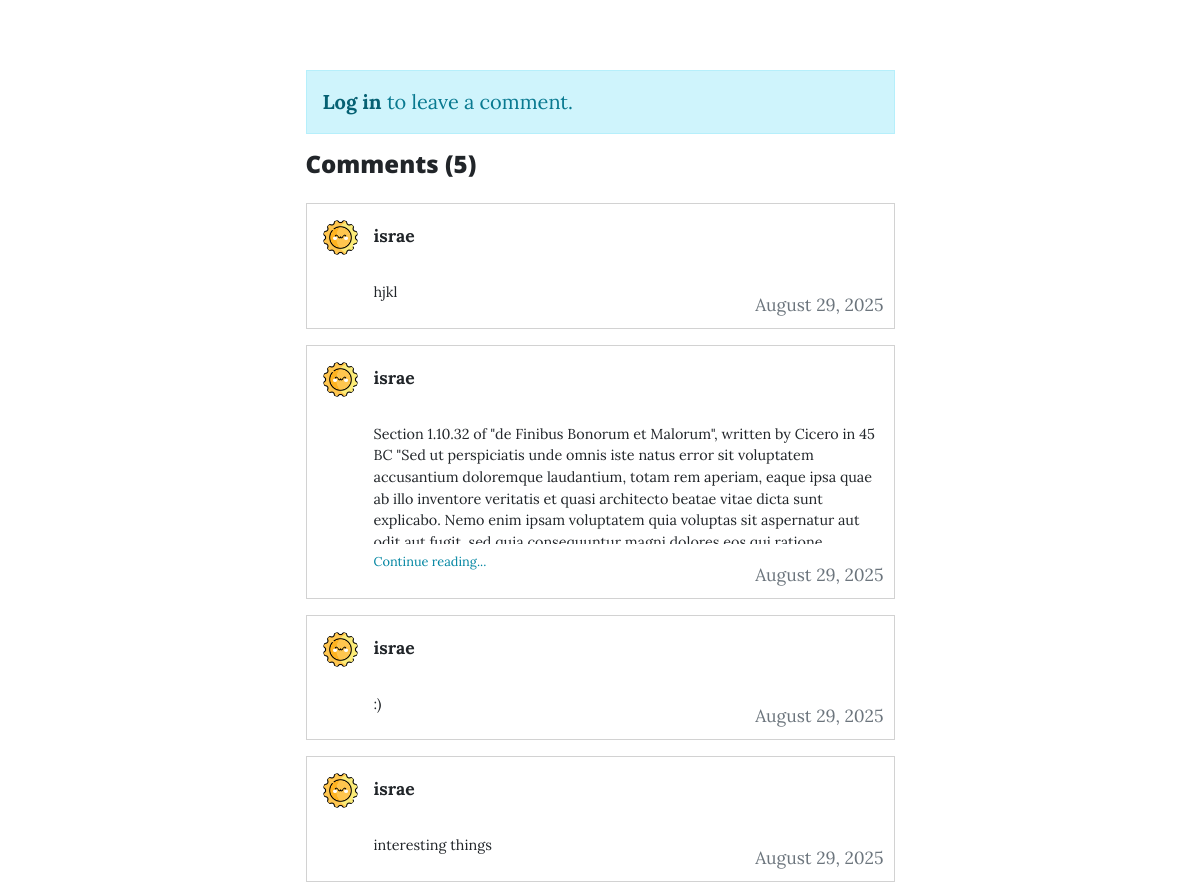
The page /post/2 (middle part) on the database as committed earlier.
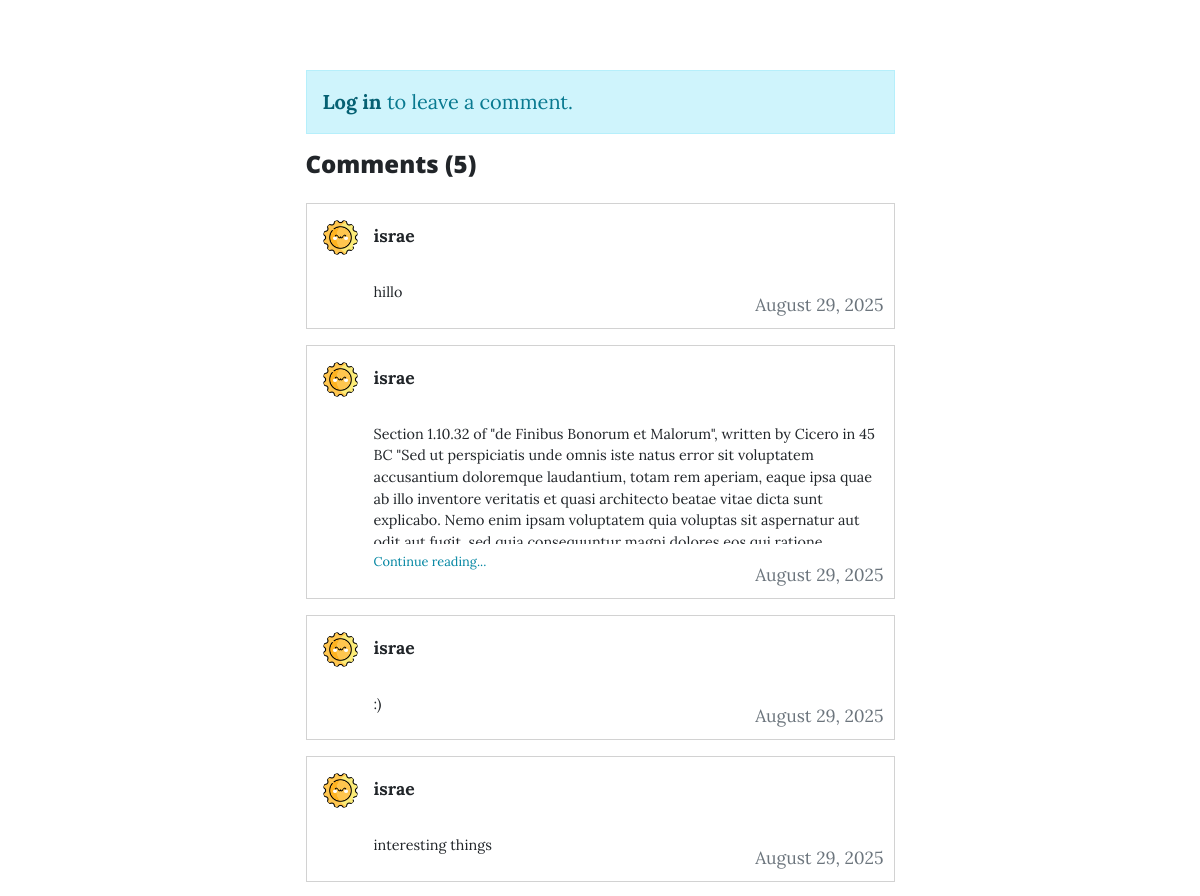
The same page on the database as committed later.
### server.py (models this page shows, shortened)
class Comment(db.Model):
    id: Mapped[int] = mapped_column(Integer, primary_key=True)
    content: Mapped[str] = mapped_column(String, nullable=False)
    date: Mapped[str] = mapped_column(String(100), nullable=False)
    author_id: Mapped[int] = mapped_column(ForeignKey("user.id"), nullable=False)
    post_id: Mapped[int] = mapped_column(ForeignKey("blog_post.id"), nullable=False)
    author: Mapped['User'] = relationship(back_populates='comments')
    post: Mapped['BlogPost'] = relationship(back_populates='comments')

class User(UserMixin, db.Model):
    id: Mapped[int] = mapped_column(Integer, primary_key=True)
    email: Mapped[str] = mapped_column(String(100), unique=True)
    password: Mapped[str] = mapped_column(String(100))
    name: Mapped[str] = mapped_column(String(1000))
    role: Mapped[str] = mapped_column(String(20), default='regular', nullable=False)
    date_joined: Mapped[str] = mapped_column(String(100), default=None, nullable=True)
    profile_picture: Mapped[str] = mapped_column(String(100), default='default_profile.jpg', nullable=True)
    posts: Mapped[list['BlogPost']] = relationship(back_populates='author')
    comments: Mapped[list['Comment']] = relationship(back_populates='author')

### server.py (the view, shortened to what this page needs)
@app.route('/post/<int:id>', methods=['GET', 'POST'])
def post(id):
    blog_post = BlogPost.query.get_or_404(id)
    comment_form = CommentForm()
    comments = Comment.query.filter_by(post_id=id).order_by(Comment.id.desc()).all()
    return render_template('post.html',
                         page_title=blog_post.title,
                         page_subtitle=blog_post.subtitle,
                         page_meta=f"Posted by {blog_post.author.name if blog_post.author else 'Unknown'}",
                         page_body=blog_post.body,
                         page_background_type="black",
                         page_background_image=None,
                         year=get_current_year(),
                         blog=blog_post,
                         comments=comments,
                         comment_form=comment_form)

### server.py (called while the page is built)
def get_current_year():
    return date.today().year

@app.context_processor
def inject_current_year():
    return {'get_current_year': get_current_year}

### templates/post.html (shortened to what this page needs)
{% extends "base.html" %}
{% block content %}
<section class="py-5">
    <div class="container px-4 px-lg-5">
        <div class="row gx-4 gx-lg-5 justify-content-center">
            <div class="col-md-10 col-lg-8 col-xl-7">
                {% if current_user.is_authenticated %}
                <div class="card mb-4">
                    <div class="card-header">
                        <h5 class="mb-0">Leave a Comment</h5>
                    </div>
                    <div class="card-body">
                        <form method="POST">
                            {{ comment_form.hidden_tag() }}
                            <div class="mb-3">
                                {{ comment_form.content.label(class="form-label") }}
                                {{ comment_form.content(class="form-control") }}
                                {% for error in comment_form.content.errors %}
                                    <div class="text-danger">{{ error }}</div>
                                {% endfor %}
                            </div>
                            {{ comment_form.submit(class="btn btn-primary") }}
                        </form>
                    </div>
                </div>
                {% else %}
                <div class="alert alert-info">
                    <a href="{{ url_for('login') }}" class="alert-link">Log in</a> to leave a comment.
                </div>
                {% endif %}
                <div class="comments-section">
                    <h4 class="mb-4">Comments ({{ comments|length }})</h4>
                    {% if comments %}
                        {% for comment in comments %}
                        <div class="card mb-3" style="position: relative;">
                            <div class="card-body p-3">
                                <div class="d-flex align-items-start mb-2">
                                    <img src="{{ url_for('static', filename=comment.author.profile_picture or 'default_profile.jpg') }}"
                                         alt="Profile"
                                         class="me-3"
                                         style="width: 35px; height: 35px; border-radius: 50%; object-fit: cover; flex-shrink: 0;">
                                    <div class="flex-grow-1">
                                        <div class="mb-1">
                                            <small class="fw-bold mb-0">{{ comment.author.name }}</small>
                                        </div>
                                        <div class="comment-text">
                                            <p class="mb-0 comment-preview" style="font-size: 0.9rem;">{{ comment.content }}</p>
                                            <a href="#" class="text-primary continue-reading" style="font-size: 0.8rem; display: none;">Continue reading...</a>
                                        </div>
                                    </div>
                                </div>
                                <small class="text-muted" style="position: absolute; bottom: 10px; right: 10px;">{{ comment.date }}</small>
                            </div>
                        </div>
                        {% endfor %}
                    {% else %}
                        <p class="text-muted">No comments yet. Be the first to comment!</p>
                    {% endif %}
                </div>
            </div>
        </div>
    </div>
</section>
{% endblock %}

Rows that differ between the two databases and show on the page:
changed Comment: content "hjkl" → "hillo"
